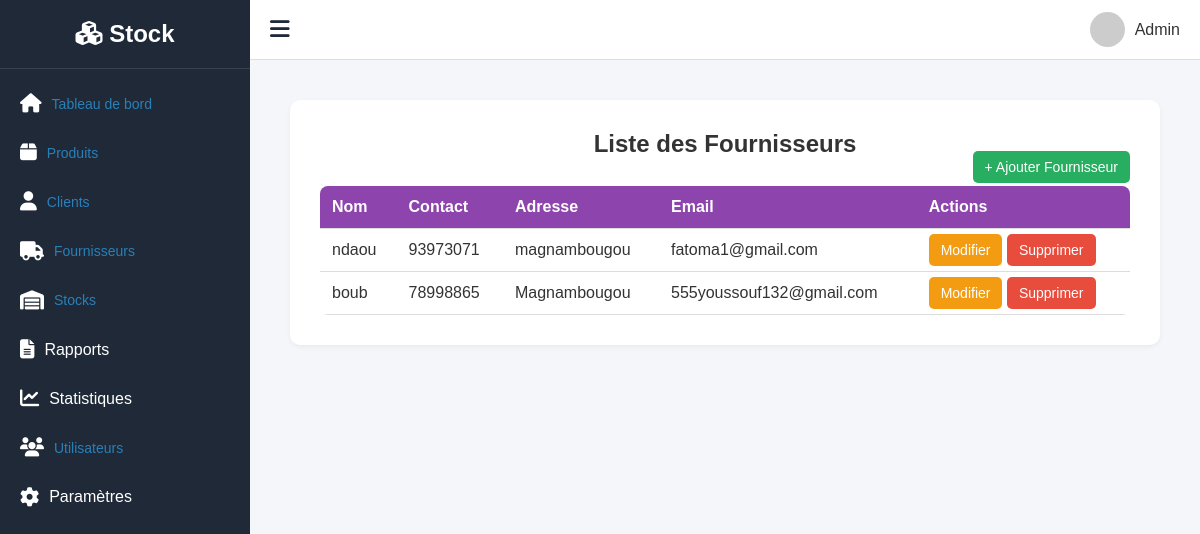
Screenshot of /fournisseurs/liste_fournisseurs/ with the database file from the repository.
### fournisseur/models.py (models this page shows, shortened)
class Fournisseur(models.Model):
    nom = models.CharField(max_length=150)
    contact = models.CharField(max_length=100, blank=True, null=True)
    adresse = models.TextField(blank=True, null=True)
    email = models.EmailField(blank=True, null=True)

### fournisseur/views.py (the view)
# urls.py: path('liste_fournisseurs/', views.liste_fournisseurs, name='liste_fournisseurs'),
def liste_fournisseurs(request):
    fournisseurs = Fournisseur.objects.all()
    return render(request, 'fournisseurs/liste_fournisseurs.html', {'fournisseurs': fournisseurs})

### templates/fournisseurs/liste_fournisseurs.html
{% extends 'gesstock/base.html' %}
{% block content %}
  <div class="container">
    <h2>Liste des Fournisseurs</h2>
    <div class="top-buttons">
      <a href="{% url 'ajouter_fournisseur' %}" class="btn btn-add">+ Ajouter Fournisseur</a>
    </div>
    <table class="table">
      <tr>
        <th>Nom</th>
        <th>Contact</th>
        <th>Adresse</th>
        <th>Email</th>
        <th>Actions</th>
      </tr>
      {% for fournisseur in fournisseurs %}
        <tr>
          <td>{{ fournisseur.nom }}</td>
          <td>{{ fournisseur.contact }}</td>
          <td>{{ fournisseur.adresse }}</td>
          <td>{{ fournisseur.email }}</td>
          <td>
            <a class="btn btn-edit" href="{% url 'modifier_fournisseur' fournisseur.id %}">Modifier</a>
            <a class="btn btn-delete" href="{% url 'supprimer_fournisseur' fournisseur.id %}">Supprimer</a>
          </td>
        </tr>
      {% empty %}
        <tr>
          <td colspan="5">Aucun fournisseur trouvé</td>
        </tr>
      {% endfor %}
    </table>
  </div>
{% endblock %}

### static/css/base.css (style rules this page uses)
* { margin: 0; padding: 0; box-sizing: border-box; font-family: "Poppins", sans-serif; }
body { display: flex; height: 100vh; background-color: #f4f6f9; color: #333; overflow-x: hidden; }

### static/css/client.css (style rules this page uses)
body { font-family: Arial, sans-serif; background: #f5f6fa; margin: 0; padding: 20px; }
.container { max-width: 900px; margin: auto; }
h2 { color: #333; text-align: center; }
.table { width: 100%; border-collapse: collapse; background: #fff; border-radius: 8px; overflow: hidden; }
.table th, .table td { padding: 12px; border-bottom: 1px solid #ddd; text-align: left; }
.table th { background: #3498db; color: white; }
.btn { padding: 8px 12px; color: white; text-decoration: none; border-radius: 5px; font-size: 14px; }
.btn-add { background: #27ae60; }
.btn-edit { background: #f39c12; }
.btn-delete { background: #e74c3c; }
.top-buttons { text-align: right; margin-bottom: 10px; }

### static/css/ajouter_client.css (style rules this page uses)
body { background: #ecf0f1; font-family: Arial; padding: 20px; }
a { text-decoration: none; color: #2980b9; font-size: 14px; }

### static/css/fournisseur.css (style rules this page uses)
body { font-family: Arial, sans-serif; background:#f5f6fa; margin:0; padding:20px; }
.container { max-width:900px; margin:auto; }
h2 { color:#333; text-align:center; }
.table { width:100%; border-collapse: collapse; background:#fff; border-radius:8px; overflow:hidden; }
.table th, .table td { padding:12px; border-bottom:1px solid #ddd; text-align:left; }
.table th { background:#8e44ad; color:white; }
.btn { padding: 8px 12px; color:white; text-decoration:none; border-radius:5px; font-size:14px; }
.btn-add { background:#27ae60; }
.btn-edit { background:#f39c12; }
.btn-delete { background:#e74c3c; }
.top-buttons { text-align:right; margin-bottom:10px; }

### static/css/supprimer_fournisseur.css (style rules this page uses)
body { font-family: Arial; background: #f5f6fa; padding: 20px; text-align: center; }

### rows the page displays
Fournisseur: nom "ndaou", contact "93973071", adresse "magnambougou", email "fatoma1@gmail.com"
Fournisseur: nom "boub", contact "78998865", adresse "Magnambougou", email "555youssouf132@gmail.com"
